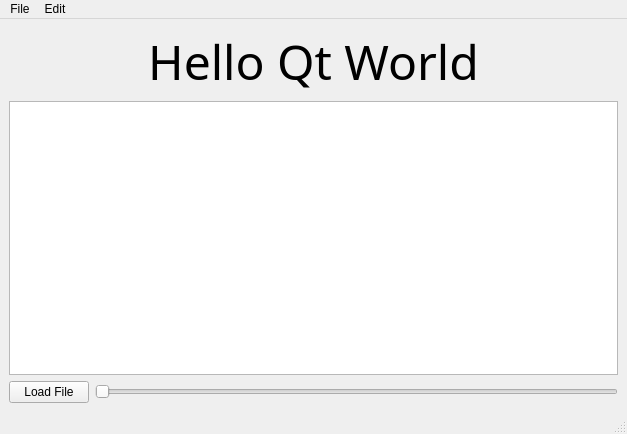
<?xml version="1.0" encoding="UTF-8"?>
<ui version="4.0">
 <class>MainWindow</class>
 <widget class="QMainWindow" name="MainWindow">
  <property name="geometry">
   <rect>
    <x>0</x>
    <y>0</y>
    <width>627</width>
    <height>434</height>
   </rect>
  </property>
  <property name="windowTitle">
   <string>MainWindow</string>
  </property>
  <widget class="QWidget" name="centralwidget">
   <layout class="QGridLayout" name="gridLayout">
    <item row="2" column="0">
     <widget class="QPushButton" name="myButton">
      <property name="text">
       <string>Load File</string>
      </property>
     </widget>
    </item>
    <item row="2" column="1">
     <widget class="QSlider" name="horizontalSlider">
      <property name="orientation">
       <enum>Qt::Horizontal</enum>
      </property>
     </widget>
    </item>
    <item row="0" column="0" colspan="2">
     <widget class="QLabel" name="label">
      <property name="font">
       <font>
        <family>Academy Engraved LET</family>
        <pointsize>36</pointsize>
       </font>
      </property>
      <property name="text">
       <string>Hello Qt World</string>
      </property>
      <property name="alignment">
       <set>Qt::AlignCenter</set>
      </property>
     </widget>
    </item>
    <item row="1" column="0" colspan="2">
     <widget class="QTextEdit" name="textEdit"/>
    </item>
   </layout>
  </widget>
  <widget class="QMenuBar" name="menubar">
   <property name="geometry">
    <rect>
     <x>0</x>
     <y>0</y>
     <width>627</width>
     <height>24</height>
    </rect>
   </property>
   <widget class="QMenu" name="menuFile">
    <property name="title">
     <string>File</string>
    </property>
    <addaction name="actionOpen"/>
    <addaction name="actionSave"/>
    <addaction name="actionHelp"/>
   </widget>
   <widget class="QMenu" name="menuEdit">
    <property name="title">
     <string>Edit</string>
    </property>
    <addaction name="actionCopy"/>
    <addaction name="actionPaste"/>
   </widget>
   <addaction name="menuFile"/>
   <addaction name="menuEdit"/>
  </widget>
  <widget class="QStatusBar" name="statusbar"/>
  <action name="actionOpen">
   <property name="text">
    <string>Open</string>
   </property>
  </action>
  <action name="actionSave">
   <property name="text">
    <string>Save</string>
   </property>
  </action>
  <action name="actionHelp">
   <property name="text">
    <string>Help</string>
   </property>
  </action>
  <action name="actionCopy">
   <property name="text">
    <string>Copy</string>
   </property>
  </action>
  <action name="actionPaste">
   <property name="text">
    <string>Paste</string>
   </property>
  </action>
 </widget>
 <resources/>
 <connections/>
</ui>
